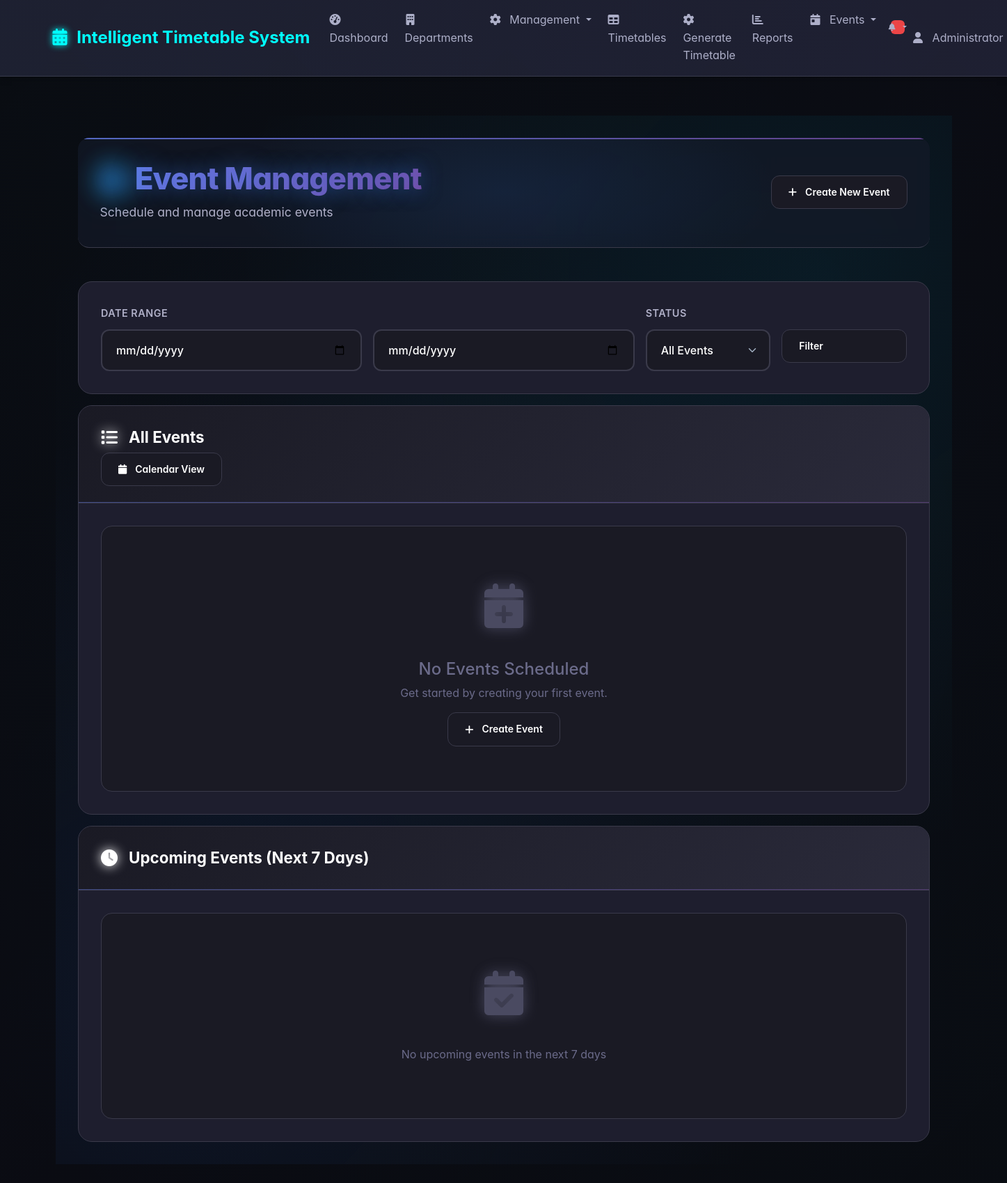
The page /events (signed in) on the database as committed earlier.
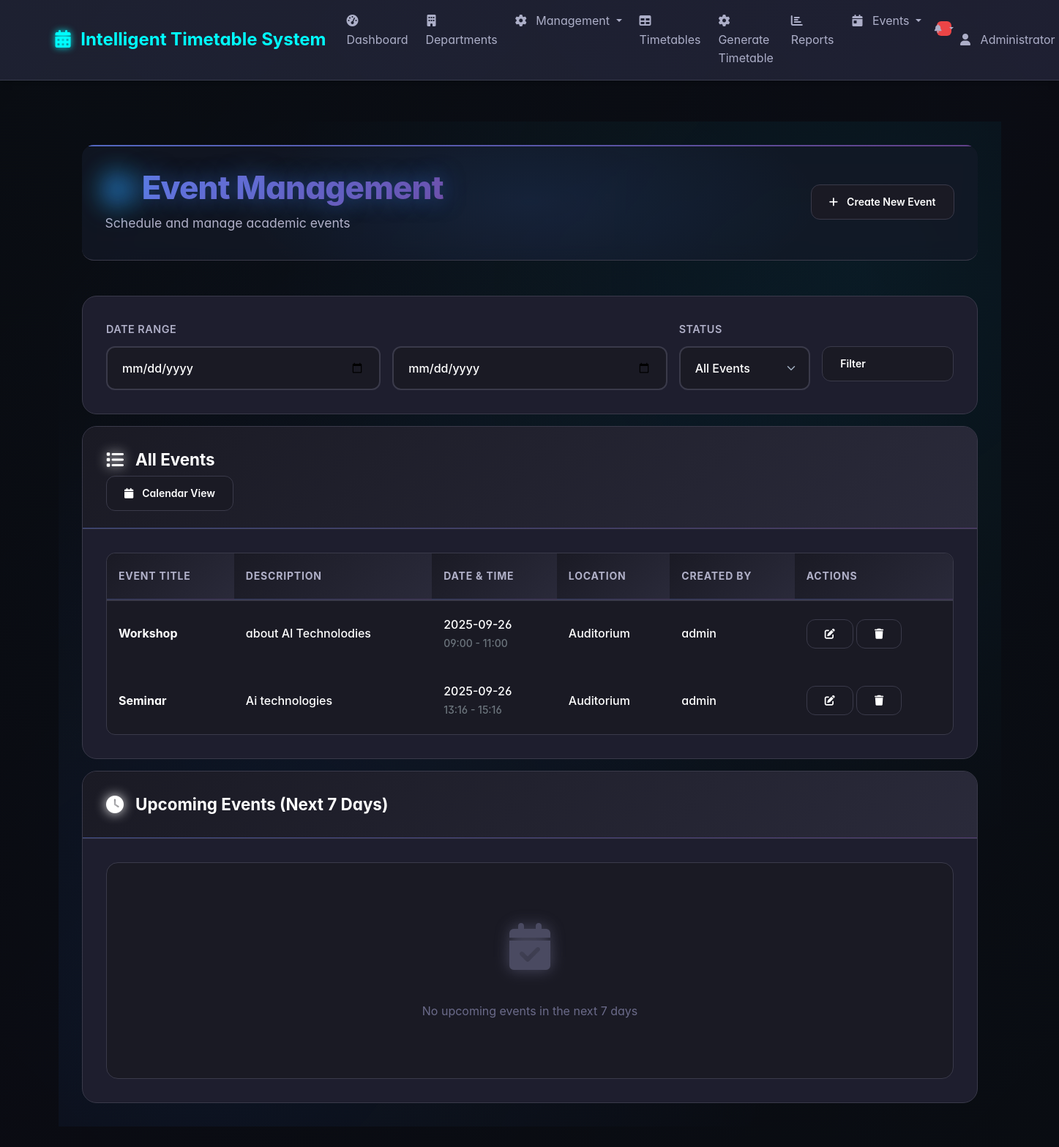
The same page on the database as committed later.
### tables this page shows
CREATE TABLE users (
            id INTEGER PRIMARY KEY AUTOINCREMENT,
            username TEXT UNIQUE NOT NULL,
            password TEXT NOT NULL,
            full_name TEXT,
            role TEXT DEFAULT 'user',
            department_id INTEGER,
            created_at DATETIME DEFAULT CURRENT_TIMESTAMP
        , employee_id TEXT
                REFERENCES faculty(employee_id));

CREATE TABLE events (
            id INTEGER PRIMARY KEY AUTOINCREMENT,
            title TEXT NOT NULL,
            description TEXT,
            event_date DATE NOT NULL,
            start_time TIME NOT NULL,
            end_time TIME NOT NULL,
            location TEXT,
            created_by INTEGER,
            created_at DATETIME DEFAULT CURRENT_TIMESTAMP,
            FOREIGN KEY (created_by) REFERENCES users (id)
        );

### routes/events.py (the view)
@events_bp.route('/events')
@login_required
def events():
    conn = sqlite3.connect('timetable.db')
    conn.row_factory = sqlite3.Row
    cursor = conn.cursor()
    cursor.execute('''
        SELECT e.*, u.username as created_by_username
        FROM events e
        LEFT JOIN users u ON e.created_by = u.id
        ORDER BY e.event_date, e.start_time
    ''')
    events = cursor.fetchall()
    now = datetime.now().date()
    events_list = []
    for event in events:
        event_dict = dict(event)
        event_date = datetime.strptime(event_dict['event_date'], '%Y-%m-%d').date()
        days_remaining = (event_date - now).days
        event_dict['days_remaining'] = days_remaining
        events_list.append(event_dict)
    conn.close()
    return render_template('events.html', events=events_list)

### app.py (called while the page is built)
@app.context_processor
def inject_notifications():
    if 'user_id' in session:
        conn = sqlite3.connect('timetable.db')
        conn.row_factory = sqlite3.Row
        cursor = conn.cursor()
        cursor.execute('SELECT COUNT(*) as count FROM notifications WHERE user_id = ? AND is_read = 0', (session['user_id'],))
        notification_count = cursor.fetchone()['count']
        conn.close()
        return {'notification_count': notification_count}
    return {'notification_count': 0}

@app.context_processor
def inject_notifications():
    if 'user_id' in session:
        conn = sqlite3.connect('timetable.db')
        conn.row_factory = sqlite3.Row
        cursor = conn.cursor()
        cursor.execute('SELECT COUNT(*) as count FROM notifications WHERE user_id = ? AND is_read = 0', (session['user_id'],))
        notification_count = cursor.fetchone()['count']
        conn.close()
        return {'notification_count': notification_count}
    return {'notification_count': 0}

@app.context_processor
def utility_processor():
    return dict(get_faculty_subjects=get_faculty_subjects)

### templates/events.html (shortened to what the changed rows need)
{% extends "base.html" %}
{% block content %}
<div class="dashboard-container">
    <div class="header-section">
        <div class="header-content">
            <div>
                <h1 class="main-title">
                    <i class="fas fa-calendar title-icon"></i> Event Management
                </h1>
            </div>
        </div>
    </div>
    <div class="content-card">
        <div class="card-content">
            {% if events %}
            <div class="table-container">
                <table class="modern-table">
                    <thead>
                        <tr>
                            <th>Event Title</th>
                            <th>Description</th>
                            <th>Date & Time</th>
                            <th>Location</th>
                            <th>Created By</th>
                            <th>Actions</th>
                        </tr>
                    </thead>
                    <tbody>
                        {% for event in events %}
                        <tr class="table-row">
                            <td class="table-cell fw-bold">{{ event.title }}</td>
                            <td class="table-cell">
                                {% if event.description %}
                                {{ event.description|truncate(50) }}
                                {% else %}
                                <span class="text-muted">No description</span>
                                {% endif %}
                            </td>
                            <td class="table-cell">
                                {{ event.event_date }}<br>
                                <small class="text-muted">{{ event.start_time }} - {{ event.end_time }}</small>
                            </td>
                            <td class="table-cell">{{ event.location or 'N/A' }}</td>
                            <td class="table-cell">{{ event.created_by_username or 'System' }}</td>
                            <td class="table-cell">
                                <div class="action-buttons">
                                    <a href="{{ url_for('events.edit_event', id=event.id) }}" class="action-btn action-blue" title="Edit">
                                        <i class="fas fa-edit"></i>
                                    </a>
                                    <a href="{{ url_for('events.delete_event', id=event.id) }}" class="action-btn action-primary" title="Delete"
                                       onclick="return confirm('Are you sure you want to delete this event?')">
                                        <i class="fas fa-trash"></i>
                                    </a>
                                </div>
                            </td>
                        </tr>
                        {% endfor %}
                    </tbody>
                </table>
            </div>
            {% else %}
            <div class="empty-state">
                <div class="empty-icon">
                    <i class="fas fa-calendar-plus"></i>
                </div>
                <h4>No Events Scheduled</h4>
                <p>Get started by creating your first event.</p>
                <a href="/events/create" class="action-btn action-green">
                    <i class="fas fa-plus"></i> Create Event
                </a>
            </div>
            {% endif %}
        </div>
    </div>
</div>
{% endblock %}

### templates/base.html (shortened to what the changed rows need)
<!DOCTYPE html>
<html lang="en">
<head>
    <link href="https://cdn.jsdelivr.net/npm/bootstrap@5.1.3/dist/css/bootstrap.min.css" rel="stylesheet">
    <link href="https://cdnjs.cloudflare.com/ajax/libs/font-awesome/6.0.0/css/all.min.css" rel="stylesheet">
    <link href="{{ url_for('static', filename='css/style.css') }}" rel="stylesheet">
</head>
<body>
    <nav class="navbar navbar-expand-lg navbar-dark">
        <div class="container">
            {% if session.user_id or session.teacher_id or session.student_id %}
            <div class="collapse navbar-collapse" id="navbarNav">
                {% if session.user_id or session.teacher_id or session.student_id %}
                <ul class="navbar-nav">
                    <li class="nav-item dropdown">
                        <a class="nav-link dropdown-toggle" href="#" role="button" data-bs-toggle="dropdown">
                            <i class="fas fa-user"></i>
                            {% if session.role == 'admin' %}
                                {{ session.full_name or session.username }}
                            {% elif 'teacher_id' in session %}
                                {{ session.teacher_name }}
                            {% elif 'student_id' in session %}
                                {{ session.student_name }}
                            {% endif %}
                        </a>
                    </li>
                </ul>
                {% endif %}
            </div>
            {% endif %}
        </div>
    </nav>
    <main class="container mt-4">
        {% block content %}{% endblock %}
    </main>
</body>
</html>

Rows that differ between the two databases and show on the page:
now on this page (row unchanged): users: full_name "Administrator"
added events: title "Workshop", description "about AI Technolodies", event_date "2025-09-26", start_time "09:00", end_time "11:00", location "Auditorium", username "admin"
added events: title "Seminar", description "Ai technologies", event_date "2025-09-26", start_time "13:16", end_time "15:16", location "Auditorium", username "admin"
Other text that changed with them:
{{ session.full_name or session.username }}: "Administrator" → (not shown)
text no longer shown: "No Events Scheduled Get started by creating your first event. Create Event"
text now shown: "EVENT TITLE DESCRIPTION DATE & TIME LOCATION CREATED BY ACTIONS"
